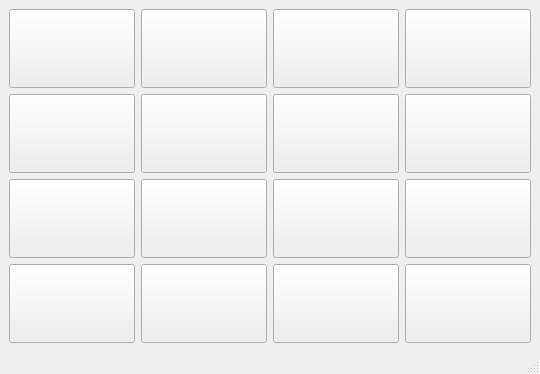
<?xml version="1.0" encoding="UTF-8"?>
<ui version="4.0">
 <class>MainWindow</class>
 <widget class="QMainWindow" name="MainWindow">
  <property name="geometry">
   <rect>
    <x>0</x>
    <y>0</y>
    <width>484</width>
    <height>374</height>
   </rect>
  </property>
  <property name="windowTitle">
   <string>MainWindow</string>
  </property>
  <widget class="QWidget" name="centralwidget">
   <layout class="QGridLayout" name="gridLayout">
    <item row="0" column="0">
     <widget class="QPushButton" name="btn1">
      <property name="sizePolicy">
       <sizepolicy hsizetype="Minimum" vsizetype="Expanding">
        <horstretch>0</horstretch>
        <verstretch>0</verstretch>
       </sizepolicy>
      </property>
      <property name="font">
       <font>
        <pointsize>33</pointsize>
       </font>
      </property>
      <property name="text">
       <string/>
      </property>
     </widget>
    </item>
    <item row="0" column="1">
     <widget class="QPushButton" name="btn2">
      <property name="sizePolicy">
       <sizepolicy hsizetype="Minimum" vsizetype="Expanding">
        <horstretch>0</horstretch>
        <verstretch>0</verstretch>
       </sizepolicy>
      </property>
      <property name="font">
       <font>
        <pointsize>33</pointsize>
       </font>
      </property>
      <property name="text">
       <string/>
      </property>
     </widget>
    </item>
    <item row="0" column="2">
     <widget class="QPushButton" name="btn3">
      <property name="sizePolicy">
       <sizepolicy hsizetype="Minimum" vsizetype="Expanding">
        <horstretch>0</horstretch>
        <verstretch>0</verstretch>
       </sizepolicy>
      </property>
      <property name="font">
       <font>
        <pointsize>33</pointsize>
       </font>
      </property>
      <property name="text">
       <string/>
      </property>
     </widget>
    </item>
    <item row="0" column="3">
     <widget class="QPushButton" name="btn4">
      <property name="sizePolicy">
       <sizepolicy hsizetype="Minimum" vsizetype="Expanding">
        <horstretch>0</horstretch>
        <verstretch>0</verstretch>
       </sizepolicy>
      </property>
      <property name="font">
       <font>
        <pointsize>33</pointsize>
       </font>
      </property>
      <property name="text">
       <string/>
      </property>
     </widget>
    </item>
    <item row="1" column="0">
     <widget class="QPushButton" name="btn5">
      <property name="sizePolicy">
       <sizepolicy hsizetype="Minimum" vsizetype="Expanding">
        <horstretch>0</horstretch>
        <verstretch>0</verstretch>
       </sizepolicy>
      </property>
      <property name="font">
       <font>
        <pointsize>33</pointsize>
       </font>
      </property>
      <property name="text">
       <string/>
      </property>
     </widget>
    </item>
    <item row="1" column="1">
     <widget class="QPushButton" name="btn6">
      <property name="sizePolicy">
       <sizepolicy hsizetype="Minimum" vsizetype="Expanding">
        <horstretch>0</horstretch>
        <verstretch>0</verstretch>
       </sizepolicy>
      </property>
      <property name="font">
       <font>
        <pointsize>33</pointsize>
       </font>
      </property>
      <property name="text">
       <string/>
      </property>
     </widget>
    </item>
    <item row="1" column="2">
     <widget class="QPushButton" name="btn7">
      <property name="sizePolicy">
       <sizepolicy hsizetype="Minimum" vsizetype="Expanding">
        <horstretch>0</horstretch>
        <verstretch>0</verstretch>
       </sizepolicy>
      </property>
      <property name="font">
       <font>
        <pointsize>33</pointsize>
       </font>
      </property>
      <property name="text">
       <string/>
      </property>
     </widget>
    </item>
    <item row="1" column="3">
     <widget class="QPushButton" name="btn8">
      <property name="sizePolicy">
       <sizepolicy hsizetype="Minimum" vsizetype="Expanding">
        <horstretch>0</horstretch>
        <verstretch>0</verstretch>
       </sizepolicy>
      </property>
      <property name="font">
       <font>
        <pointsize>33</pointsize>
       </font>
      </property>
      <property name="text">
       <string/>
      </property>
     </widget>
    </item>
    <item row="2" column="0">
     <widget class="QPushButton" name="btn9">
      <property name="sizePolicy">
       <sizepolicy hsizetype="Minimum" vsizetype="Expanding">
        <horstretch>0</horstretch>
        <verstretch>0</verstretch>
       </sizepolicy>
      </property>
      <property name="font">
       <font>
        <pointsize>33</pointsize>
       </font>
      </property>
      <property name="text">
       <string/>
      </property>
     </widget>
    </item>
    <item row="2" column="1">
     <widget class="QPushButton" name="btn10">
      <property name="sizePolicy">
       <sizepolicy hsizetype="Minimum" vsizetype="Expanding">
        <horstretch>0</horstretch>
        <verstretch>0</verstretch>
       </sizepolicy>
      </property>
      <property name="font">
       <font>
        <pointsize>33</pointsize>
       </font>
      </property>
      <property name="text">
       <string/>
      </property>
     </widget>
    </item>
    <item row="2" column="2">
     <widget class="QPushButton" name="btn11">
      <property name="sizePolicy">
       <sizepolicy hsizetype="Minimum" vsizetype="Expanding">
        <horstretch>0</horstretch>
        <verstretch>0</verstretch>
       </sizepolicy>
      </property>
      <property name="font">
       <font>
        <pointsize>33</pointsize>
       </font>
      </property>
      <property name="text">
       <string/>
      </property>
     </widget>
    </item>
    <item row="2" column="3">
     <widget class="QPushButton" name="btn12">
      <property name="sizePolicy">
       <sizepolicy hsizetype="Minimum" vsizetype="Expanding">
        <horstretch>0</horstretch>
        <verstretch>0</verstretch>
       </sizepolicy>
      </property>
      <property name="font">
       <font>
        <pointsize>33</pointsize>
       </font>
      </property>
      <property name="text">
       <string/>
      </property>
     </widget>
    </item>
    <item row="3" column="0">
     <widget class="QPushButton" name="btn13">
      <property name="sizePolicy">
       <sizepolicy hsizetype="Minimum" vsizetype="Expanding">
        <horstretch>0</horstretch>
        <verstretch>0</verstretch>
       </sizepolicy>
      </property>
      <property name="font">
       <font>
        <pointsize>33</pointsize>
       </font>
      </property>
      <property name="text">
       <string/>
      </property>
     </widget>
    </item>
    <item row="3" column="1">
     <widget class="QPushButton" name="btn14">
      <property name="sizePolicy">
       <sizepolicy hsizetype="Minimum" vsizetype="Expanding">
        <horstretch>0</horstretch>
        <verstretch>0</verstretch>
       </sizepolicy>
      </property>
      <property name="font">
       <font>
        <pointsize>33</pointsize>
       </font>
      </property>
      <property name="text">
       <string/>
      </property>
     </widget>
    </item>
    <item row="3" column="2">
     <widget class="QPushButton" name="btn15">
      <property name="sizePolicy">
       <sizepolicy hsizetype="Minimum" vsizetype="Expanding">
        <horstretch>0</horstretch>
        <verstretch>0</verstretch>
       </sizepolicy>
      </property>
      <property name="font">
       <font>
        <pointsize>33</pointsize>
       </font>
      </property>
      <property name="text">
       <string/>
      </property>
     </widget>
    </item>
    <item row="3" column="3">
     <widget class="QPushButton" name="btn16">
      <property name="sizePolicy">
       <sizepolicy hsizetype="Minimum" vsizetype="Expanding">
        <horstretch>0</horstretch>
        <verstretch>0</verstretch>
       </sizepolicy>
      </property>
      <property name="font">
       <font>
        <pointsize>33</pointsize>
       </font>
      </property>
      <property name="text">
       <string/>
      </property>
     </widget>
    </item>
   </layout>
  </widget>
  <widget class="QMenuBar" name="menubar">
   <property name="geometry">
    <rect>
     <x>0</x>
     <y>0</y>
     <width>484</width>
     <height>22</height>
    </rect>
   </property>
  </widget>
  <widget class="QStatusBar" name="statusbar"/>
 </widget>
 <resources/>
 <connections/>
</ui>
